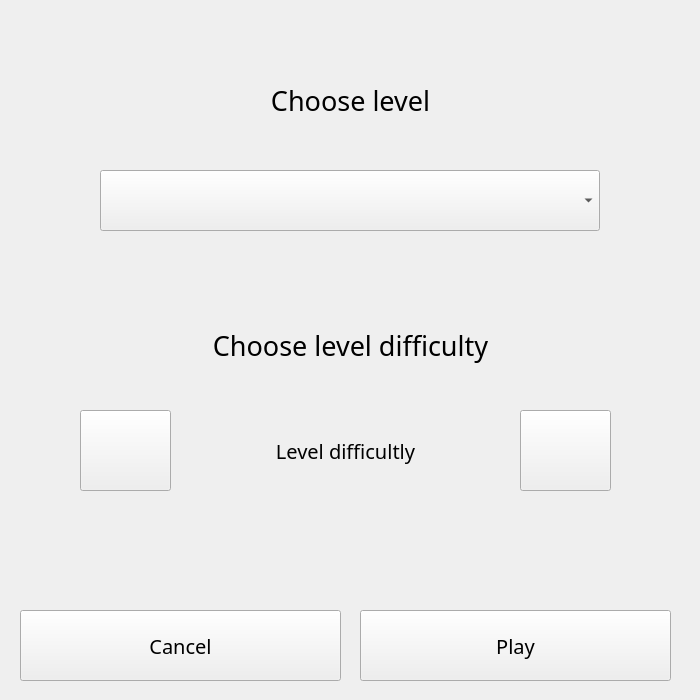
<?xml version="1.0" encoding="UTF-8"?>
<ui version="4.0">
 <class>selectLevelWidget</class>
 <widget class="QWidget" name="selectLevelWidget">
  <property name="geometry">
   <rect>
    <x>0</x>
    <y>0</y>
    <width>700</width>
    <height>700</height>
   </rect>
  </property>
  <property name="minimumSize">
   <size>
    <width>700</width>
    <height>700</height>
   </size>
  </property>
  <property name="maximumSize">
   <size>
    <width>700</width>
    <height>700</height>
   </size>
  </property>
  <property name="font">
   <font>
    <family>Patrick Hand SC</family>
   </font>
  </property>
  <property name="windowTitle">
   <string>Form</string>
  </property>
  <widget class="QLabel" name="label">
   <property name="geometry">
    <rect>
     <x>10</x>
     <y>60</y>
     <width>681</width>
     <height>81</height>
    </rect>
   </property>
   <property name="font">
    <font>
     <family>Showcard Gothic</family>
     <pointsize>20</pointsize>
    </font>
   </property>
   <property name="text">
    <string>Choose level</string>
   </property>
   <property name="alignment">
    <set>Qt::AlignCenter</set>
   </property>
  </widget>
  <widget class="QPushButton" name="difficultyLessButton">
   <property name="geometry">
    <rect>
     <x>80</x>
     <y>410</y>
     <width>91</width>
     <height>81</height>
    </rect>
   </property>
   <property name="font">
    <font>
     <family>Showcard Gothic</family>
    </font>
   </property>
   <property name="text">
    <string/>
   </property>
  </widget>
  <widget class="QLabel" name="difficultyLabel">
   <property name="geometry">
    <rect>
     <x>170</x>
     <y>410</y>
     <width>351</width>
     <height>81</height>
    </rect>
   </property>
   <property name="font">
    <font>
     <family>Showcard Gothic</family>
     <pointsize>15</pointsize>
    </font>
   </property>
   <property name="text">
    <string>Level difficultly</string>
   </property>
   <property name="alignment">
    <set>Qt::AlignCenter</set>
   </property>
  </widget>
  <widget class="QPushButton" name="difficultyMoreButton">
   <property name="geometry">
    <rect>
     <x>520</x>
     <y>410</y>
     <width>91</width>
     <height>81</height>
    </rect>
   </property>
   <property name="font">
    <font>
     <family>Showcard Gothic</family>
    </font>
   </property>
   <property name="text">
    <string/>
   </property>
  </widget>
  <widget class="QLabel" name="label_3">
   <property name="geometry">
    <rect>
     <x>10</x>
     <y>310</y>
     <width>681</width>
     <height>71</height>
    </rect>
   </property>
   <property name="font">
    <font>
     <family>Showcard Gothic</family>
     <pointsize>20</pointsize>
    </font>
   </property>
   <property name="text">
    <string>Choose level difficulty</string>
   </property>
   <property name="alignment">
    <set>Qt::AlignCenter</set>
   </property>
  </widget>
  <widget class="QPushButton" name="playButton">
   <property name="geometry">
    <rect>
     <x>360</x>
     <y>610</y>
     <width>311</width>
     <height>71</height>
    </rect>
   </property>
   <property name="font">
    <font>
     <family>Showcard Gothic</family>
     <pointsize>15</pointsize>
    </font>
   </property>
   <property name="text">
    <string>Play</string>
   </property>
  </widget>
  <widget class="QPushButton" name="cancelButton">
   <property name="geometry">
    <rect>
     <x>20</x>
     <y>610</y>
     <width>321</width>
     <height>71</height>
    </rect>
   </property>
   <property name="font">
    <font>
     <family>Showcard Gothic</family>
     <pointsize>15</pointsize>
    </font>
   </property>
   <property name="text">
    <string>Cancel</string>
   </property>
  </widget>
  <widget class="QComboBox" name="chooseLevelBox">
   <property name="geometry">
    <rect>
     <x>100</x>
     <y>170</y>
     <width>500</width>
     <height>61</height>
    </rect>
   </property>
   <property name="font">
    <font>
     <family>Showcard Gothic</family>
     <pointsize>15</pointsize>
    </font>
   </property>
  </widget>
 </widget>
 <resources/>
 <connections/>
</ui>
